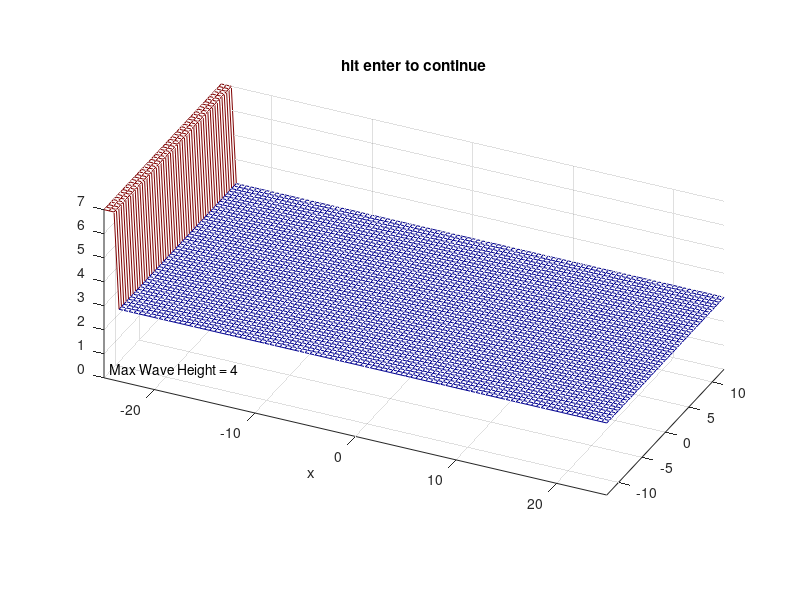

Write MATLAB code to recreate this figure. (Note: this script raises an error after producing the figure.)
% FVM for shallow water equations
clear all; close all;

%% Setup grid
dx = 0.5;
dy = 0.5;

w = 25;     % width of an Olympic Games pool [m]
l = 50;     % length of an Olympic Games pool [m]
d = 3;      % depth from 2 to 3 [m] (3 [m] is suggested)

x = -l/2:dx:l/2;
y = -w/2:dy:w/2;
[xx,yy] = meshgrid(x,y);

g = 9.81;   % gravitational acceleration
c = 0.5;

%% Source
% 1) 'point'  2) 'line'
src_type = 'line';

wave_h = 4;     % initial wave height
% position where the wave starts from (point source)
xsource = -15;  
ysource = 2.5;
w_size = 2;     % when point source the source dimensions are doubled 

if strcmp(src_type, 'point')
    h = ones(size(xx))*d;
    h(xx >= -w_size+xsource & xx <= w_size+xsource & yy >= -w_size+ysource & yy <= w_size+ysource) = d + wave_h;
elseif strcmp(src_type, 'line')
    h = ones(size(xx))*d;
    h(xx <= -l/2 + w_size/2) = d + wave_h;
end

%% Initial surface
% U is our unknown matrix. U(:,:,1)=h,U(:,:2)=hu,U(:,:,3)=hv
U = zeros([size(h) 3]);
U(:,:,1) = h;
u = zeros(size(xx));
v = u;

%% Vectors for circular shift
shiftp1 = circshift((1:length(x))',1);
shiftm1 = circshift((1:length(x))',-1);
shiftp2 = circshift((1:length(y))',1);
shiftm2 = circshift((1:length(y))',-1);

%% Initial plot
figure(1)
mesh(x,y,U(:,:,1)), colormap jet, axis([-l/2 l/2 -w/2 w/2 0 d+wave_h])
set(gca,'DataAspectRatio',[1 1 0.4])
set(gcf, 'Position',[100,50,1650,800]);
view(25,30);            %view angle
title('hit enter to continue')
text(-l/2, -w/2, 0, ['  Max Wave Height = ' num2str(wave_h)],'VerticalAlignment','bottom')
xlh = xlabel('x');
xlh.Position(1) = xlh.Position(1) - 11;
ylh = ylabel('y');
ylh.Position(2) = xlh.Position(2) + 16.5;
zlabel h;
pause;

%% Time values
t = 0;
dt = 0;
tstop = 10.0;
ii = 1;
numplots = 3;
tplot = [1.35;3.0];

Uplot = zeros([size(U)]);
styles = {'k:','k--','k-'};
store = 1;

%% Calculate
while t < tstop
    Uold = U;
    uold = u;
    vold = v;
    told = t;
    t = t + dt;
    
    % calculate lambda = |u| + sqrt(gh) used for finding flux
    lambdau = 0.5*abs(uold+uold(:,shiftm1)) +...
        sqrt(g*0.5*(Uold(:,:,1)+Uold(:,shiftm1,1)));
    lambdav = 0.5*abs(vold+vold(shiftm2,:)) +...
        sqrt(g*0.5*(Uold(:,:,1)+Uold(shiftm2,:,1)));
    lambdamax = norm([lambdau(:); lambdav(:)],Inf);
    
    dt = c*(dx/lambdamax);
    % adjust dt to produce plots at the right time
    if (ii<=length(tplot) && tplot(ii)>=told && tplot(ii)<=t+dt)
        dt = tplot(ii)-t;
        ii = ii + 1;
    end
    
    huv = Uold(:,:,2).*Uold(:,:,3)./Uold(:,:,1);
    ghh = 0.5*g*Uold(:,:,1).^2;

    % calculate (hu,hu^2+gh^2/2,huv)
    lffu = cat(3,Uold(:,:,2),Uold(:,:,2).^2./Uold(:,:,1)+ghh,huv);
    % calcualte (hv,huv,hv^2+gh^2/2)
    lffv = cat(3,Uold(:,:,3),huv,Uold(:,:,3).^2./Uold(:,:,1)+ghh);

    % calculate fluxes
    fluxx =  0.5*(lffu+lffu(:,shiftm1,:)) - ...
        0.5*bsxfun(@times,Uold(:,shiftm1,:)-Uold,lambdau);
    fluxy =  0.5*(lffv+lffv(shiftm2,:,:)) - ...
        0.5*bsxfun(@times,Uold(shiftm2,:,:)-Uold,lambdav);

    % time step
    U = Uold - (dt/dx)*(fluxx - fluxx(:,shiftp1,:)) ...
        - (dt/dy)*(fluxy - fluxy(shiftp2,:,:));
    
    %% Impose boundary conditions on h
    U(1:end,end,1) =  U(1:end,end-1,1); U(1:end,1,1) =  U(1:end,2,1);
    U(end,1:end,1) =  U(end-1,1:end,1); U(1,1:end,1) =  U(2,1:end,1);
    % on hu
    U(1:end,end,2) = -U(1:end,end-1,2); U(1:end,1,2) = -U(1:end,2,2);
    U(end,1:end,2) =  U(end-1,1:end,2); U(1,1:end,2) =  U(2,1:end,2);
    % on hv
    U(1:end,end,3) =  U(1:end,end-1,3); U(1:end,1,3) =  U(1:end,2,3);
    U(end,1:end,3) = -U(end-1,1:end,3); U(1,1:end,3) = -U(2,1:end,3);
    
    % u = hu./h;            % v = hv./h;
    u = U(:,:,2)./U(:,:,1);   v = U(:,:,3)./U(:,:,1);
    
    %% store the values for plot
    Uplot(:,:,store) = U(:,:,1);
    t_plot(store) = t+dt;
    max_h(store) = max(max(U(:,:,1)))-d;
    store = store + 1;
end

%% Plot
for i = 1:store-1
    % display a movie of height
    figure(1)
    mesh(x,y,Uplot(:,:,i)), colormap jet, axis([-l/2 l/2 -w/2 w/2 0 d+wave_h])
    set(gca,'DataAspectRatio',[1 1 0.4])
    view(25,30);            %view angle
    title(['t = ' num2str(t_plot(i)) ])
    xlh = xlabel('x');
    xlh.Position(1) = xlh.Position(1) - 11;
    ylh = ylabel('y');
    ylh.Position(2) = xlh.Position(2) + 16.5;
    zlabel h;
    text(-l/2, -w/2, 0, ['  Max Wave Height = ' num2str(max_h(i))],'VerticalAlignment','bottom')
    pause(0.001)
    set(gcf, 'Position',[100,50,1650,800]);
end

% for i = 1:store-1
%     figure(2)
%     s = pcolor(x,y,Uplot(:,:,i));
%     colormap jet
%     s.FaceColor = 'interp';
%     axis equal
%     axis([-l/2 l/2 -w/2 w/2])
%     title(['t = ' num2str(t_plot(i))])
%     xlabel('x')
%     ylabel('y')
%     pause(0.001)
%     set(gcf, 'Position',[505,150,900,550]);
% end
